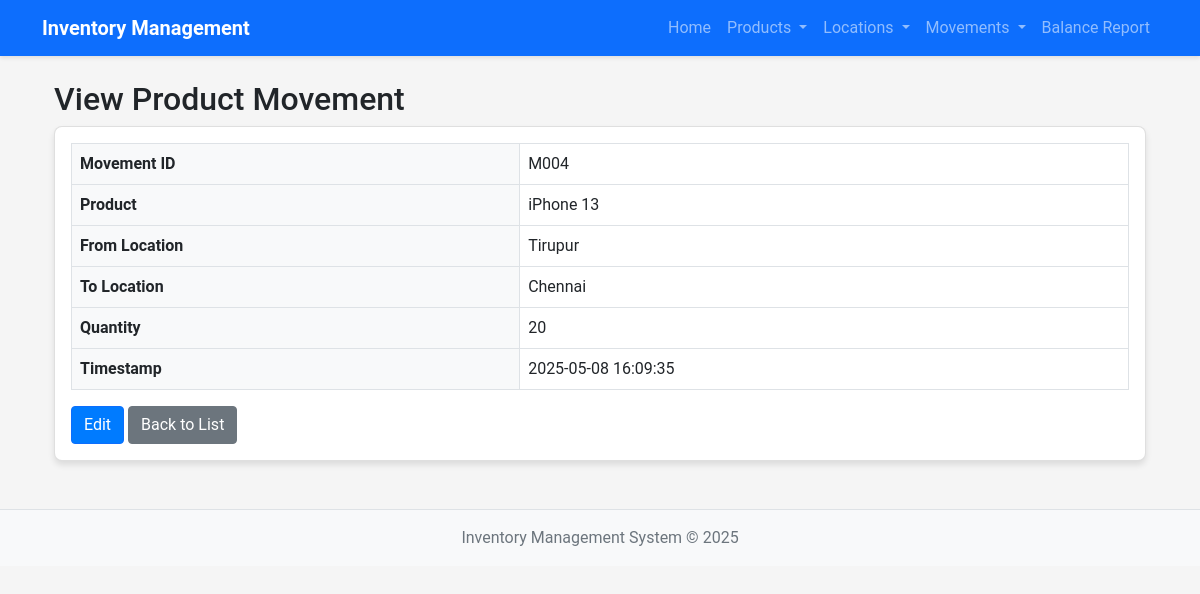
The app's page /movements/view/M004 with its own data.
### models.py (models this page shows, shortened)
class ProductMovement(db.Model):
    __tablename__ = 'product_movements'
    movement_id = db.Column(db.String(20), primary_key=True)
    timestamp = db.Column(db.DateTime, default=datetime.utcnow)
    from_location = db.Column(db.String(20), db.ForeignKey('locations.location_id'), nullable=True)
    to_location = db.Column(db.String(20), db.ForeignKey('locations.location_id'), nullable=True)
    product_id = db.Column(db.String(20), db.ForeignKey('products.product_id'), nullable=False)
    qty = db.Column(db.Integer, nullable=False)
    product = db.relationship('Product', backref=db.backref('movements', lazy=True))
    from_location_rel = db.relationship('Location', foreign_keys=[from_location], backref=db.backref('outgoing_movements', lazy=True))
    to_location_rel = db.relationship('Location', foreign_keys=[to_location], backref=db.backref('incoming_movements', lazy=True))

class Product(db.Model):
    __tablename__ = 'products'
    product_id = db.Column(db.String(20), primary_key=True)
    product_name = db.Column(db.String(100), nullable=False)
    description = db.Column(db.Text, nullable=True)
    created_at = db.Column(db.DateTime, default=datetime.utcnow)
    updated_at = db.Column(db.DateTime, default=datetime.utcnow, onupdate=datetime.utcnow)

class Location(db.Model):
    __tablename__ = 'locations'
    location_id = db.Column(db.String(20), primary_key=True)
    location_name = db.Column(db.String(100), nullable=False)
    description = db.Column(db.Text, nullable=True)
    created_at = db.Column(db.DateTime, default=datetime.utcnow)
    updated_at = db.Column(db.DateTime, default=datetime.utcnow, onupdate=datetime.utcnow)

### app.py (the view)
@app.route('/movements/view/<string:movement_id>')
def view_movement(movement_id):
    movement = ProductMovement.query.get_or_404(movement_id)
    return render_template('movement/view.html', movement=movement)

### app.py (called while the page is built)
@app.context_processor
def inject_now():
    return {'now': datetime.utcnow()}

### templates/movement/view.html (shortened to what this page needs)
{% extends 'base.html' %}
{% block content %}
<div class="container mt-4">
    <h2>View Product Movement</h2>
    <div class="card">
        <div class="card-body">
            <table class="table table-bordered">
                <tr>
                    <th>Movement ID</th>
                    <td>{{ movement.movement_id }}</td>
                </tr>
                <tr>
                    <th>Product</th>
                    <td>{{ movement.product.product_name }}</td>
                </tr>
                <tr>
                    <th>From Location</th>
                    <td>{{ movement.from_location_rel.location_name if movement.from_location_rel else 'N/A' }}</td>
                </tr>
                <tr>
                    <th>To Location</th>
                    <td>{{ movement.to_location_rel.location_name if movement.to_location_rel else 'N/A' }}</td>
                </tr>
                <tr>
                    <th>Quantity</th>
                    <td>{{ movement.qty }}</td>
                </tr>
                <tr>
                    <th>Timestamp</th>
                    <td>{{ movement.timestamp.strftime('%Y-%m-%d %H:%M:%S') }}</td>
                </tr>
            </table>
            <div class="mt-3">
                <a href="{{ url_for('edit_movement', movement_id=movement.movement_id) }}" class="btn btn-primary">Edit</a>
                <a href="{{ url_for('list_movements') }}" class="btn btn-secondary">Back to List</a>
            </div>
        </div>
    </div>
</div>
{% endblock %}

### static/css/style.css (style rules this page uses)
body { font-family: 'Roboto', sans-serif; background-color: #f5f5f5; }
.card { border-radius: 8px; box-shadow: 0 4px 6px rgba(0, 0, 0, 0.1); margin-bottom: 20px; }
.table { margin-bottom: 0; }
.table th { background-color: #f8f9fa; }
.btn-primary { background-color: #007bff; }

### records on screen
ProductMovement: movement_id "M004", qty "20", timestamp "2025-05-08 16:09:35"
Product: product.product_name "iPhone 13"
Location: from_location_rel "Tirupur"
Location: to_location_rel "Chennai"
